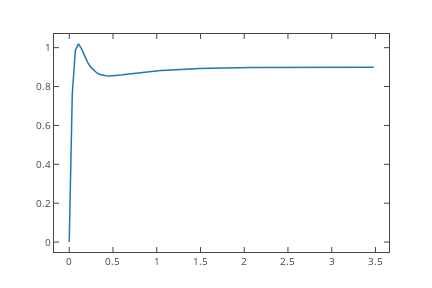

Notebook cell for this chart:
### Markdown cell above
Emaitza ikusita eta aurreko eztabaidatik $T_d=0.3-0.5$ egokiak izan daitezke

### Code cell
Td=0.4
gi=c.feedback(K*(1+Td*s)*g1)
t,y=c.step_response(gi)
plt.plot(t,y)
f=plt.gcf();py.iplot_mpl(f)
print('Gaindiketa= %', (1.01935-0.9)/0.9)
